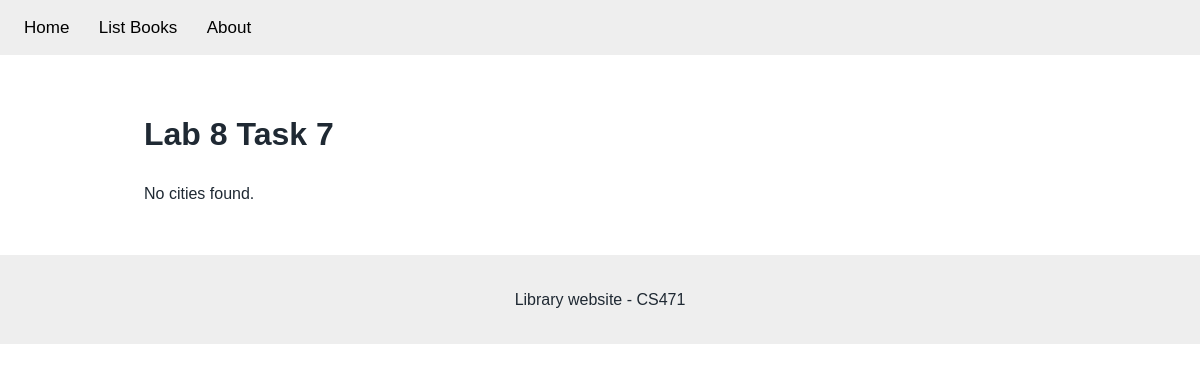
Before: /books/lab8/task7 with the older database file.
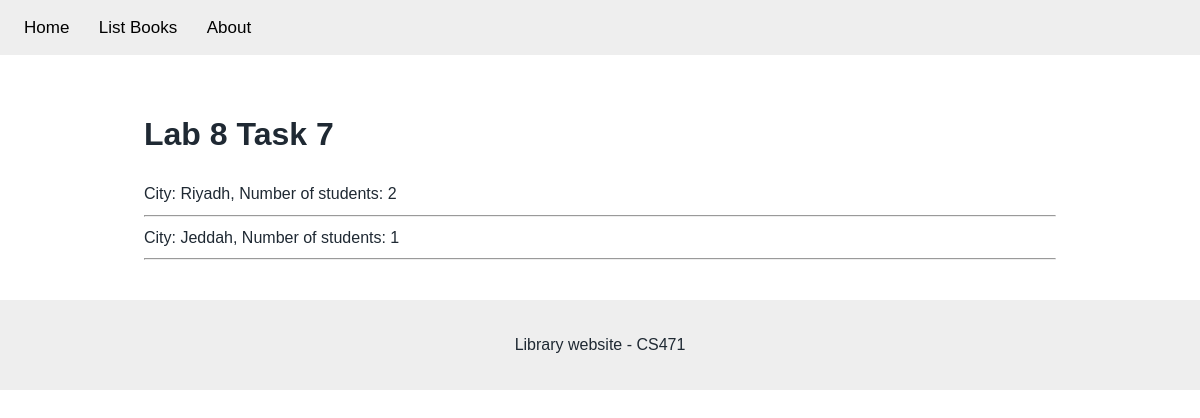
After: the same page with the newer database file.
### apps/bookmodule/models.py (models this page shows)
class Address(models.Model):
    city = models.CharField(max_length=200)

### apps/bookmodule/views.py (the view)
# urls.py: path('lab8/task7', views.lab8_task7, name='books.lab8_task7'),
def lab8_task7(request):
    cities = Address.objects.annotate(number_of_students=Count("student"))
    return render(request, "bookmodule/lab8_cities.html", {"cities": cities})

### apps/templates/bookmodule/lab8_cities.html (shortened to what this page needs)
{% extends "layouts/base.html" %}
{% block content %}
<h1>Lab 8 Task 7</h1>
{% for city in cities %}
  City: {{ city.city }}, Number of students: {{ city.number_of_students }}<hr>
{% empty %}
  <p>No cities found.</p>
{% endfor %}
{% endblock content %}

Changed rows visible on the page:
added Address: city "Riyadh", number_of_students "2"
added Address: city "Jeddah", number_of_students "1"
Other visible differences:
text no longer shown: "No cities found."
